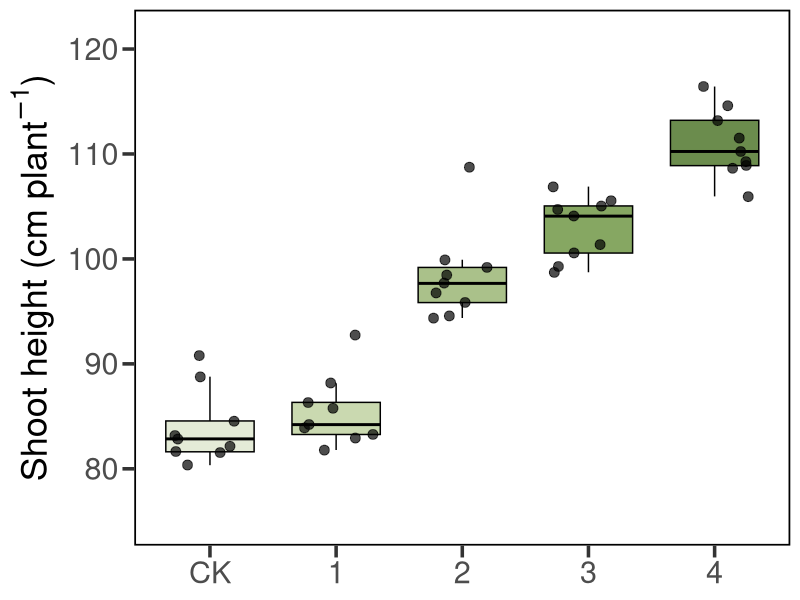

Reproduce this figure in R. (Note: this script raises an error after producing the figure.)

# === Load data ===
# 指向子文件夹里的文件
df <- read.csv("Figure 4/Shoot height/shoot height.csv")

# === Load required packages ===
library(ggplot2)
library(dplyr)
library(ggpubr)

# === Preprocess data ===
df$richness <- factor(df$richness, levels = unique(df$richness))

# === Define fill colors ===
fill_colors <- c(
  "CK" = "#E4EBD7",
  "1"  = "#CAD9B0",
  "2"  = "#AAC18A",
  "3"  = "#86A762",
  "4"  = "#6B8C4D"
)

# === Plot ===
y_max <- max(df$Shoot_height, na.rm = TRUE) + 5

p <- ggplot(df, aes(x = richness, y = Shoot_height, fill = richness)) +
  geom_boxplot(width = 0.7, outlier.shape = NA, color = "black") +
  geom_jitter(size = 3, alpha = 0.7, color = "black", width = 0.3) +
  scale_fill_manual(values = fill_colors) +
  theme_bw(base_size = 14) +
  theme(
    legend.position = "none",
    axis.title.x = element_blank(),
    axis.title.y = element_text(size = 26, face = "plain"),
    axis.text = element_text(size = 22),
    panel.border = element_rect(color = "black", linewidth = 1.2, fill = NA),
    axis.ticks = element_line(linewidth = 1.2),
    axis.ticks.length = unit(0.3, "cm"),
    panel.grid.major = element_blank(),
    panel.grid.minor = element_blank()
  ) +
  labs(y = expression("Shoot height (cm " * plant^{-1} * ")")) +
  ylim(75, y_max)

# === Save PDF ===
# 检查根目录下是否有 output 文件夹，没有则创建一个
if (!dir.exists(here("output"))) {
  dir.create(here("output"), recursive = TRUE)
}

# 保存 PDF 到 根目录/output/ 文件夹中
ggsave(
  filename = here("output", "shoot height.pdf"), 
  plot = p, 
  device = "pdf", 
  width = 8, 
  height = 6, 
  units = "in"
)

# 打印一条成功消息
message("图片已成功保存至: ", here("output", "shoot height.pdf"))
